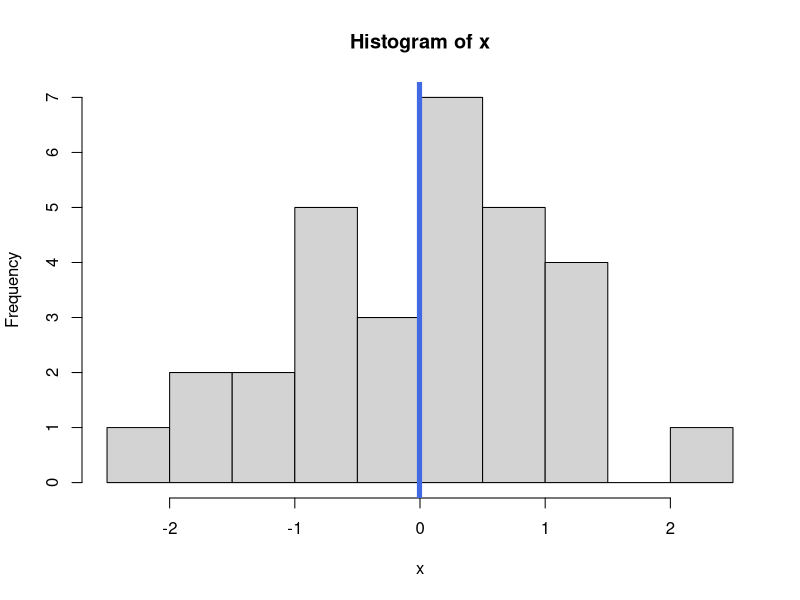
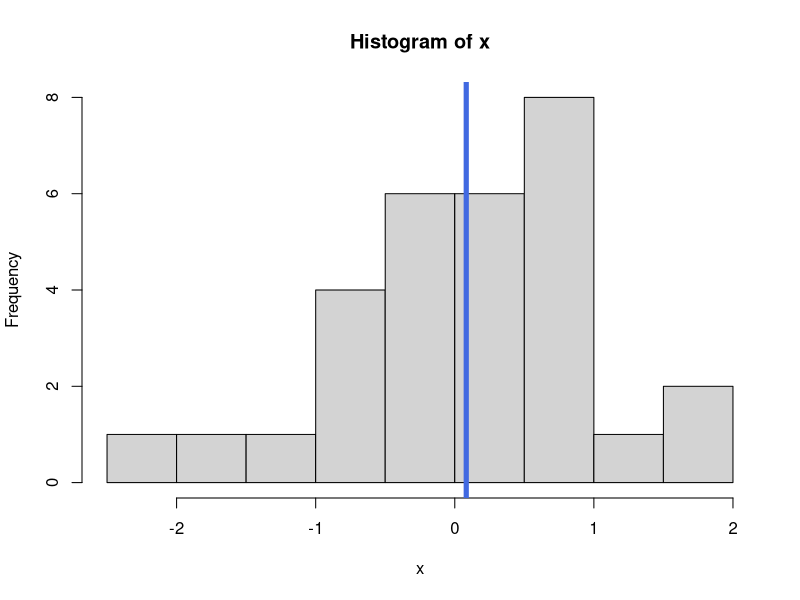
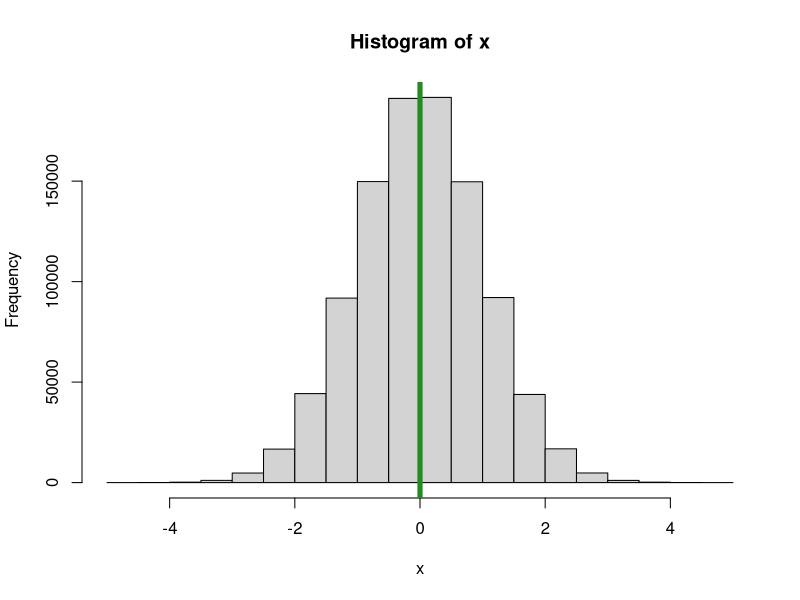
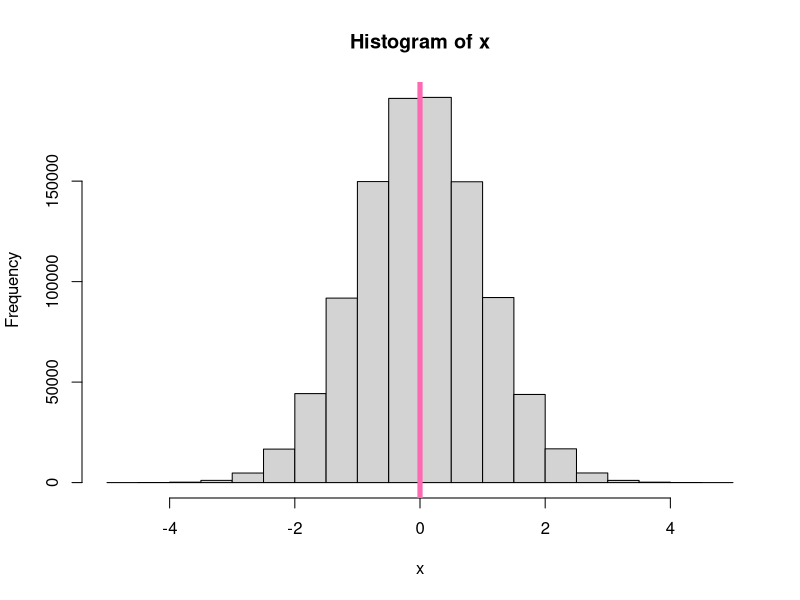

Recreate these plots in R, in order.
#* plotRandomHistogram.R
#*
#* Author: Meher Khan
#* 
#* Purpose: A function that will generate a random sample of normal observations
#* and plot a histogram of the data.
#* 
#* Inputs:
#*    num_pts = the number of observations to generate (random)
#*    mu = the theoretical mean of the normal
#*    sigma = the theoretical standard deviation of the normal
#*    seed = a random number generation seed to ensure reproducibility
#*  
#* Outputs: A plot of the histogram is provided!
#*          A list with the following elements:
#*          Random_values = a vector with the generated random values
#*          Mean_Random_values = the corresponding sample mean
#*          SD_Random_values = the corresponding standard deviation
#* 

plotRandomHistogram <- function(num_pts=30, mu=0, sigma=1,
                       seed=NULL, meanColor = "royalblue") { 
  set.seed(seed)
  x <- rnorm(n=num_pts, mean=mu, sd=sigma)
  mean_x <- mean(x)
  hist(x)
  abline(v=mean_x, col=meanColor, lwd=5)
  
  # The last line of code in the function is output from the function.
  list(Random_values = x, Mean_Random_values = mean_x, SD_Random_values = sd(x))
  }


plotRandomHistogram()
plotRandomHistogram(seed=1)
plotRandomHistogram(seed=1, num_pts=1000000, meanColor="forestgreen")
plotRandomHistogram(seed=1, num_pts=1000000, meanColor="hotpink")
